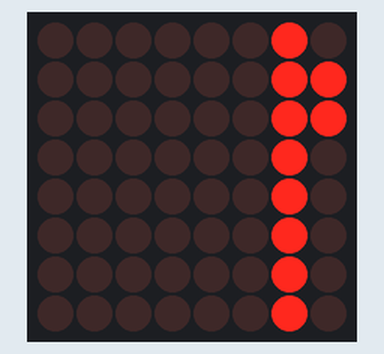
Bench run of a sketch on a simulated Arduino Uno, built with avr-gcc and run on an emulated ATmega328P. On the bench: 8×8 LED matrix. Wiring (inferred from the names in the program): MAX7219 LED driver (orientation assumed): data pin 2; clock pin 4; CS pin 3.

Above: at 0.67 s.
At 1.43 s:
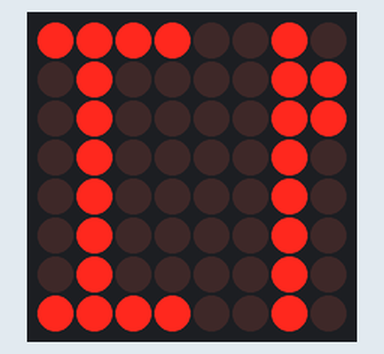
At 2.41 s:
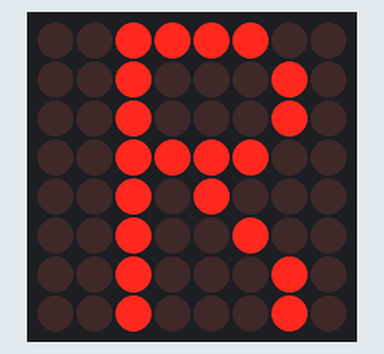
At 3.83 s:
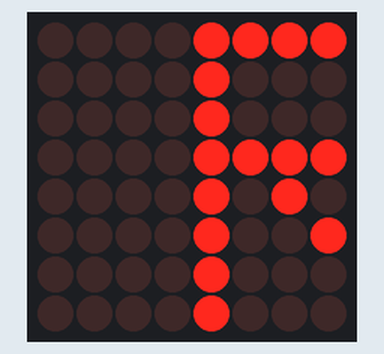
At 5.25 s:
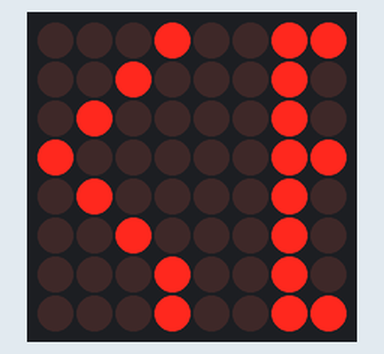
At 6.6 s:
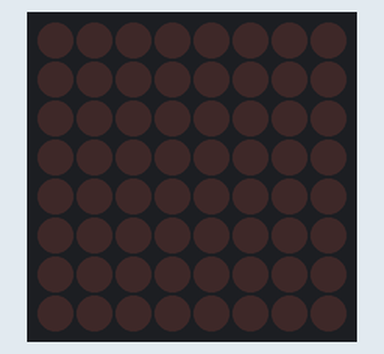

The sketch:

Projeto21.ino
```cpp
// Projeto 21 - Display de matriz de pontos LED - Mensagem com rolagem horizontal

#include <avr/pgmspace.h>
#include <TimerOne.h>
#include <string.h>

#define DATA_PIN            2        // Pino 1 no MAX
#define LOAD_PIN            3        // Pino 12 no MAX
#define CLOCK_PIN           4        // Pino 13 no MAX

#define DECODE_MODE        0x09
#define INTENSITY          0x0A
#define SCAN_LIMIT         0x0B
#define SHUTDOWN           0x0C
#define DISPLAY_TEST       0x0F

byte buffer[8];

// Caracteres imprimíveis da tabela ASCII (de 32 a 126)
const static byte font[][8] PROGMEM = {
                                       {B00000000, B00000000, B00000000, B00000000, B00000000, B00000000, B00000000, B00000000},
                                       {B00000100, B00000100, B00000100, B00000100, B00000100, B00000100, B00000000, B00000100},
                                       {B00001010, B00001010, B00001010, B00000000, B00000000, B00000000, B00000000, B00000000},
                                       {B00000000, B00001010, B00011111, B00001010, B00011111, B00001010, B00011111, B00001010},
                                       {B00000111, B00001100, B00010100, B00001100, B00000110, B00000101, B00000110, B00011100},
                                       {B00011001, B00011010, B00000010, B00000100, B00000100, B00001000, B00001011, B00010011},
                                       {B00000110, B00001010, B00010010, B00010100, B00001001, B00010110, B00010110, B00001001},
                                       {B00000100, B00000100, B00000100, B00000000, B00000000, B00000000, B00000000, B00000000},
                                       {B00000010, B00000100, B00001000, B00001000, B00001000, B00001000, B00000100, B00000010},
                                       {B00001000, B00000100, B00000010, B00000010, B00000010, B00000010, B00000100, B00001000},
                                       {B00010101, B00001110, B00011111, B00001110, B00010101, B00000000, B00000000, B00000000},
                                       {B00000000, B00000000, B00000100, B00000100, B00011111, B00000100, B00000100, B00000000},
                                       {B00000000, B00000000, B00000000, B00000000, B00000000, B00000110, B00000100, B00001000},
                                       {B00000000, B00000000, B00000000, B00000000, B00001110, B00000000, B00000000, B00000000},
                                       {B00000000, B00000000, B00000000, B00000000, B00000000, B00000000, B00000000, B00000100},
                                       {B00000001, B00000010, B00000010, B00000100, B00000100, B00001000, B00001000, B00010000},
                                       {B00001110, B00010001, B00010011, B00010001, B00010101, B00010001, B00011001, B00001110},
                                       {B00000100, B00001100, B00010100, B00000100, B00000100, B00000100, B00000100, B00011111},
                                       {B00001110, B00010001, B00010001, B00000010, B00000100, B00001000, B00010000, B00011111},
                                       {B00001110, B00010001, B00000001, B00001110, B00000001, B00000001, B00010001, B00001110},
                                       {B00010000, B00010000, B00010100, B00010100, B00011111, B00000100, B00000100, B00000100},
                                       {B00011111, B00010000, B00010000, B00011110, B00000001, B00000001, B00000001, B00011110},
                                       {B00000111, B00001000, B00010000, B00011110, B00010001, B00010001, B00010001, B00001110},
                                       {B00011111, B00000001, B00000001, B00000001, B00000010, B00000100, B00001000, B00010000},
                                       {B00001110, B00010001, B00010001, B00001110, B00010001, B00010001, B00010001, B00001110},
                                       {B00001110, B00010001, B00010001, B00001111, B00000001, B00000001, B00000001, B00000001},
                                       {B00000000, B00000100, B00000100, B00000000, B00000000, B00000100, B00000100, B00000000},
                                       {B00000000, B00000100, B00000100, B00000000, B00000000, B00000100, B00000100, B00001000},
                                       {B00000001, B00000010, B00000100, B00001000, B00001000, B00000100, B00000010, B00000001},
                                       {B00000000, B00000000, B00000000, B00011110, B00000000, B00011110, B00000000, B00000000},
                                       {B00010000, B00001000, B00000100, B00000010, B00000010, B00000100, B00001000, B00010000},
                                       {B00001110, B00010001, B00010001, B00000010, B00000100, B00000100, B00000000, B00000100},
                                       {B00001110, B00010001, B00010001, B00010101, B00010101, B00010001, B00010001, B00011110},
                                       {B00001110, B00010001, B00010001, B00010001, B00011111, B00010001, B00010001, B00010001},
                                       {B00011110, B00010001, B00010001, B00011110, B00010001, B00010001, B00010001, B00011110},
                                       {B00000111, B00001000, B00010000, B00010000, B00010000, B00010000, B00001000, B00000111},
                                       {B00011100, B00010010, B00010001, B00010001, B00010001, B00010001, B00010010, B00011100},
                                       {B00011111, B00010000, B00010000, B00011110, B00010000, B00010000, B00010000, B00011111},
                                       {B00011111, B00010000, B00010000, B00011110, B00010000, B00010000, B00010000, B00010000},
                                       {B00001110, B00010001, B00010000, B00010000, B00010111, B00010001, B00010001, B00001110},
                                       {B00010001, B00010001, B00010001, B00011111, B00010001, B00010001, B00010001, B00010001},
                                       {B00011111, B00000100, B00000100, B00000100, B00000100, B00000100, B00000100, B00011111},
                                       {B00011111, B00000100, B00000100, B00000100, B00000100, B00000100, B00010100, B00001000},
                                       {B00010001, B00010010, B00010100, B00011000, B00010100, B00010010, B00010001, B00010001},
                                       {B00010000, B00010000, B00010000, B00010000, B00010000, B00010000, B00010000, B00011111},
                                       {B00010001, B00011011, B00011111, B00010101, B00010001, B00010001, B00010001, B00010001},
                                       {B00010001, B00011001, B00011001, B00010101, B00010101, B00010011, B00010011, B00010001},
                                       {B00001110, B00010001, B00010001, B00010001, B00010001, B00010001, B00010001, B00001110},
                                       {B00011110, B00010001, B00010001, B00011110, B00010000, B00010000, B00010000, B00010000},
                                       {B00001110, B00010001, B00010001, B00010001, B00010001, B00010101, B00010011, B00001111},
                                       {B00011110, B00010001, B00010001, B00011110, B00010100, B00010010, B00010001, B00010001},
                                       {B00001110, B00010001, B00010000, B00001000, B00000110, B00000001, B00010001, B00001110},
                                       {B00011111, B00000100, B00000100, B00000100, B00000100, B00000100, B00000100, B00000100},
                                       {B00010001, B00010001, B00010001, B00010001, B00010001, B00010001, B00010001, B00001110},
                                       {B00010001, B00010001, B00010001, B00010001, B00010001, B00010001, B00001010, B00000100},
                                       {B00010001, B00010001, B00010001, B00010001, B00010001, B00010101, B00010101, B00001010},
                                       {B00010001, B00010001, B00001010, B00000100, B00000100, B00001010, B00010001, B00010001},
                                       {B00010001, B00010001, B00001010, B00000100, B00000100, B00000100, B00000100, B00000100},
                                       {B00011111, B00000001, B00000010, B00000100, B00001000, B00010000, B00010000, B00011111},
                                       {B00001110, B00001000, B00001000, B00001000, B00001000, B00001000, B00001000, B00001110},
                                       {B00010000, B00001000, B00001000, B00000100, B00000100, B00000010, B00000010, B00000001},
                                       {B00001110, B00000010, B00000010, B00000010, B00000010, B00000010, B00000010, B00001110},
                                       {B00000100, B00001010, B00010001, B00000000, B00000000, B00000000, B00000000, B00000000},
                                       {B00000000, B00000000, B00000000, B00000000, B00000000, B00000000, B00000000, B00011111},
                                       {B00001000, B00000100, B00000000, B00000000, B00000000, B00000000, B00000000, B00000000},
                                       {B00000000, B00000000, B00000000, B00001110, B00010010, B00010010, B00010010, B00001111},
                                       {B00000000, B00010000, B00010000, B00010000, B00011100, B00010010, B00010010, B00011100},
                                       {B00000000, B00000000, B00000000, B00001110, B00010000, B00010000, B00010000, B00001110},
                                       {B00000000, B00000001, B00000001, B00000001, B00000111, B00001001, B00001001, B00000111},
                                       {B00000000, B00000000, B00000000, B00011100, B00010010, B00011110, B00010000, B00001110},
                                       {B00000000, B00000011, B00000100, B00000100, B00000110, B00000100, B00000100, B00000100},
                                       {B00000000, B00001110, B00001010, B00001010, B00001110, B00000010, B00000010, B00001100},
                                       {B00000000, B00010000, B00010000, B00010000, B00011100, B00010010, B00010010, B00010010},
                                       {B00000000, B00000000, B00000100, B00000000, B00000100, B00000100, B00000100, B00000100},
                                       {B00000000, B00000010, B00000000, B00000010, B00000010, B00000010, B00000010, B00001100},
                                       {B00000000, B00010000, B00010000, B00010100, B00011000, B00011000, B00010100, B00010000},
                                       {B00000000, B00010000, B00010000, B00010000, B00010000, B00010000, B00010000, B00001100},
                                       {B00000000, B00000000, B00000000, B00001010, B00010101, B00010001, B00010001, B00010001},
                                       {B00000000, B00000000, B00000000, B00010100, B00011010, B00010010, B00010010, B00010010},
                                       {B00000000, B00000000, B00000000, B00001100, B00010010, B00010010, B00010010, B00001100},
                                       {B00000000, B00011100, B00010010, B00010010, B00011100, B00010000, B00010000, B00010000},
                                       {B00000000, B00001110, B00010010, B00010010, B00001110, B00000010, B00000010, B00000001},
                                       {B00000000, B00000000, B00000000, B00001010, B00001100, B00001000, B00001000, B00001000},
                                       {B00000000, B00000000, B00001110, B00010000, B00001000, B00000100, B00000010, B00011110},
                                       {B00000000, B00010000, B00010000, B00011100, B00010000, B00010000, B00010000, B00001100},
                                       {B00000000, B00000000, B00000000, B00010010, B00010010, B00010010, B00010010, B00001100},
                                       {B00000000, B00000000, B00000000, B00010001, B00010001, B00010001, B00001010, B00000100},
                                       {B00000000, B00000000, B00000000, B00010001, B00010001, B00010001, B00010101, B00001010},
                                       {B00000000, B00000000, B00000000, B00010001, B00001010, B00000100, B00001010, B00010001},
                                       {B00000000, B00000000, B00010001, B00001010, B00000100, B00001000, B00001000, B00010000},
                                       {B00000000, B00000000, B00000000, B00011111, B00000010, B00000100, B00001000, B00011111},
                                       {B00000010, B00000100, B00000100, B00000100, B00001000, B00000100, B00000100, B00000010},
                                       {B00000100, B00000100, B00000100, B00000100, B00000100, B00000100, B00000100, B00000100},
                                       {B00001000, B00000100, B00000100, B00000100, B00000010, B00000100, B00000100, B00001000},
                                       {B00000000, B00000000, B00000000, B00001010, B00011110, B00010100, B00000000, B00000000}
                                      };

void clearDisplay()
{
  for (byte indice = 0; indice < 8; indice++)
    buffer[indice] = B00000000;

  screenUpdate();
}

void initializeMAX7219()
{
  pinMode(DATA_PIN, OUTPUT);
  pinMode(LOAD_PIN, OUTPUT);
  pinMode(CLOCK_PIN, OUTPUT);
  clearDisplay();
  writeData(DECODE_MODE, B00000000);             // Modo de decodificação desligado
  writeData(SCAN_LIMIT, B00000111);              // limite de varredura definido entre 0 e 7 (para matriz de pontos)
  writeData(SHUTDOWN, B00000001);                // define o registrador de desligamento (shutdown) para operação normal

  intensity(15);                                 // intensidade definida como máxima (valores de 0 à 15)
}

void intensity(byte intensity)
{
  writeData(INTENSITY, intensity);
}

void writeData(byte msb, byte lsb)
{
  digitalWrite(LOAD_PIN, LOW);
  shiftOut(DATA_PIN, CLOCK_PIN, MSBFIRST, msb);
  shiftOut(DATA_PIN, CLOCK_PIN, MSBFIRST, lsb);
  digitalWrite(LOAD_PIN, HIGH);
}

void scroll(const char *myString, unsigned rate)
{
  byte firstChrRow, secondChrRow;
  byte ledOutput,
       chrIndex = 0,
       char1, char2,
       scrollBit = 0;

  unsigned long timer;
  unsigned long counter;

  counter = millis();

  while(chrIndex < strlen(myString))
  {
    timer = millis();

    if(timer > (counter + rate))
    {
      char1 = constrain(myString[chrIndex], 32, 126);
      char2 = constrain(myString[chrIndex+1], 32, 126);

      for(byte indice = 0; indice < 8; indice++)
      {
        firstChrRow = pgm_read_byte(&font[char1 - 32][indice]);
        secondChrRow = (pgm_read_byte(&font[char2 - 32][indice])) << 1;
        ledOutput = (firstChrRow << scrollBit) | (secondChrRow >> (8 - scrollBit));
        buffer[indice] = ledOutput;
      }
      scrollBit++;

      if (scrollBit > 6)
      {
        scrollBit = 0;
        chrIndex++;
      }
      counter = millis();

    } // if
  }   // while
}     // scroll

void screenUpdate()
{
  for(byte row = 0; row < 8; row++)
    writeData(row+1, buffer[row]);
}

void setup()
{
  initializeMAX7219();
  Timer1.initialize(10000);
  Timer1.attachInterrupt(screenUpdate);
  Serial.begin(9600);
}

void loop()
{
  clearDisplay();
  //scroll("  BEGINNING ARDUINO  ", 50);
  //scroll("  Chapter 7 - LED Displays  ", 50);
  scroll("  MINERVA ROCKETS  ", 50);
}
```

Measured:
- by itself, everything shown: repeats every 7.3 s, in 108 steps
- what the display in image 5 shows lasts 1.3 s, from 6.6 s to 7.9 s
